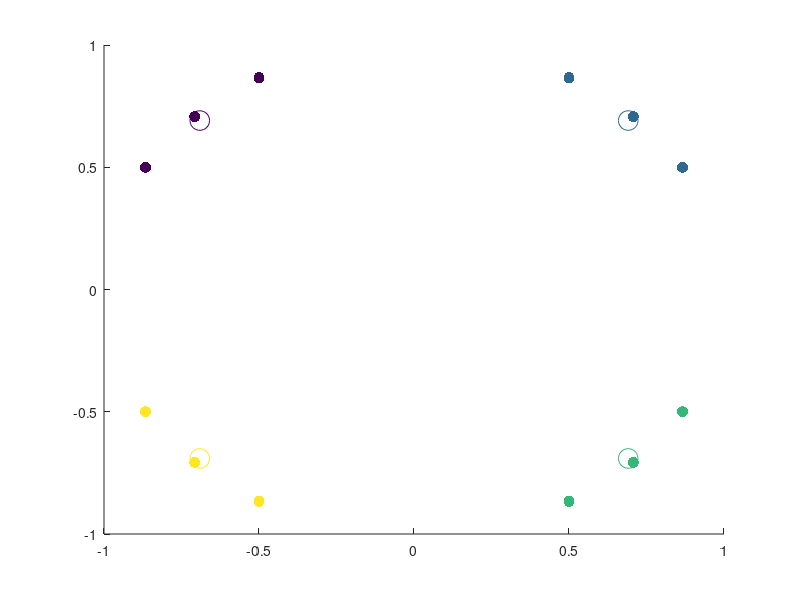

MATLAB code to generate this figure:
%% 
% Topic I.6 - Alternating Minimization Scheme Algorithm for k-Means Clustering*
% 
% Clear the workspace and close all figure windows
clear all
close all
% 
% Set the number of data vectors (n) and the dimension of the data space (m)
n=12; % Example 1
%n=100; %random data 
m=2;

% Set the number of clusters (k)
k=4;

% Initialize the data - either as in Example 1 or using random data
XData = zeros(n,m);
XData = [1/sqrt(2) 1/sqrt(2); -1/sqrt(2) 1/sqrt(2); 1/sqrt(2) -1/sqrt(2); -1/sqrt(2) -1/sqrt(2);...
        1/2 sqrt(3)/2; -1/2 sqrt(3)/2; 1/2 -sqrt(3)/2; -1/2 -sqrt(3)/2;...
        sqrt(3)/2 1/2; -sqrt(3)/2 1/2; sqrt(3)/2 -1/2; -sqrt(3)/2 -1/2; ];
%XData = -1*ones(n,m) + 2*rand(n,m);

% Assign each data vector, randomly to one of the k clusters
IndexSet = randi(k,n,1);

% Plot the data
scatter(XData(:,1),XData(:,2),64,IndexSet,'filled');
hold on

% Create data structures to store the weight vectors for cluster (c), and the 
% weight vectors from the previous iteration (cPrev)
c = zeros(k,m);
cPrev = zeros(k,m);

% Randomly initialize the weight vectors so that each component is sampled from 
% the interval [-1,1]
c = -1 + 2*rand(k,m);

% Plot the initial weight vectors
scatter(c(:,1),c(:,2),200,linspace(1,k,k))
hold off
pause

%% The Alternating Minimization Scheme
doneFlag=0;

% Keep alternating updates to weight vectors and cluster assignments until weight 
% vectors no longer change their locations

while (~doneFlag)

    % Update the weight vectors in each cluster via the centroid formula
    for i=1:k 

        % Find the indices for all data vectors currently in cluster i
        ClusterIndices = find(IndexSet==i);

        % Find the number of data vectors currently in cluster i
        NumVecsInCluster = size(ClusterIndices,1);

        % Create a data structure to store weight vector for the current
        % cluster
        c(i,:)=0; 

        % Update cluster vector using the centroid formula
        for j=1:NumVecsInCluster
            for l=1:m
                c(i,l) = c(i,l) + XData(ClusterIndices(j,1),l)/NumVecsInCluster;
            end
        end

    end

    % Plot the updated weight vectors for each cluster
    scatter(XData(:,1),XData(:,2),64,IndexSet,'filled')
    hold on
    scatter(c(:,1),c(:,2),200,linspace(1,k,k))
    pause
    
    % Now reassign all data vectors to the closest weight vector (cluster)

    % Create a data structure to store closest weight vector for each data
    % point
    closestCluster=zeros(n,1);

    % Reassign each data vector to the new, closest cluster
    for d=1:n

        % Store the coordinates of the current data vector
        xD = XData(d,:);

        % Set the minimum distance tracker to be a very large number
        sqDistMin=1e16;

        % Find the closest weight vector (cluster) to the current data
        % vector
        for i=1:k
            sqDist = norm(c(i,:)-xD,2);

            % If the distance is less than the current min, assign the
            % current data vector to this cluster
            if sqDist<sqDistMin
                closestCluster(d)=i;
                sqDistMin=sqDist;
            end

        end
    end

    % Update the assignments of the data vectors to their new clusters
    IndexSet = closestCluster;
    
    % Plot the data and the updated weight vectors
    hold off
    scatter(XData(:,1),XData(:,2),64,IndexSet,'filled')
    hold on
    scatter(c(:,1),c(:,2),200,linspace(1,k,k))
    hold off
    pause
    
    % Terminate the alternating scheme if the weight vectors are unaltered
    % relative to the previous iteration
    if c==cPrev
        doneFlag=1;
    else
        cPrev=c;
    end
end
